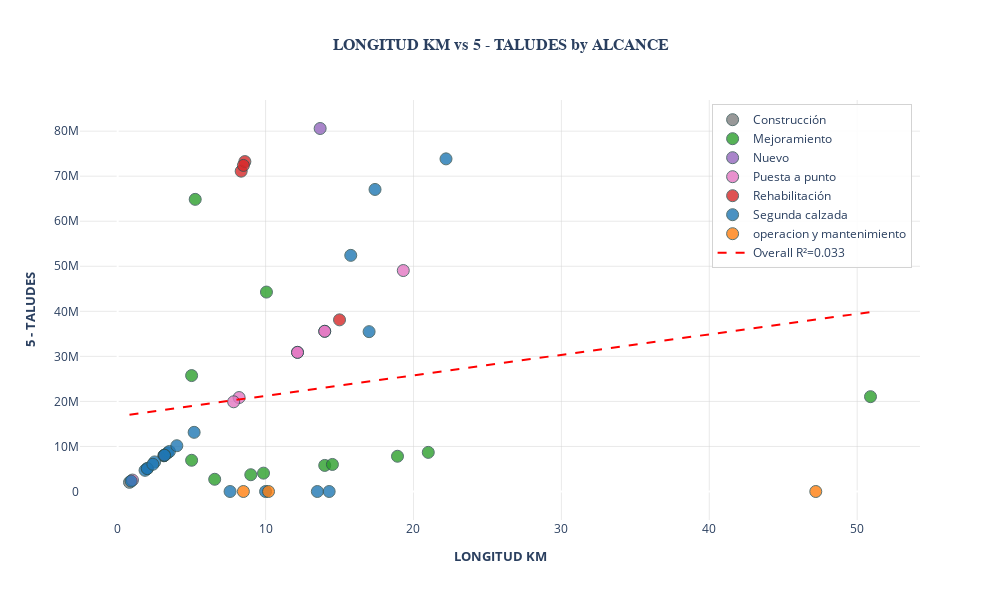

Here is the notebook cell this chart was saved with:
### Code cell
target = '5 - TALUDES'
df = df_vp[df_vp[target] > 0]
predictor = 'LONGITUD KM'
hue = 'ALCANCE'
ml_utils.create_scatter_plot_with_regression(df_vp, predictor, target, hue)

### Figure 1 — Plotly figure (JSON) as saved in the notebook; plotly's stock layout.template omitted (floating-point values rounded to 4 significant figures)
{"data": [{"customdata": ["<b>ALCANCE:</b> Construcción <br><b>Código:</b> 0654801<br><b>LONGITUD KM:</b> 0.80<br><b>5 - TALUDES:</b> $2,032,312"], "hovertemplate": "%{customdata}<extra></extra>", "marker": {"color": "#7f7f7f", "line": {"color": "DarkSlateGrey", "width": 1}, "opacity": 0.8, "size": 12}, "mode": "markers", "name": "Construcción ", "type": "scatter", "x": [0.8], "y": [2032000.0]}, {"customdata": ["<b>ALCANCE:</b> Mejoramiento<br><b>Código:</b> 0266702<br><b>LONGITUD KM:</b> 5.00<br><b>5 - TALUDES:</b> $25,736,595", "<b>ALCANCE:</b> Mejoramiento<br><b>Código:</b> 0321501<br><b>LONGITUD KM:</b> 50.90<br><b>5 - TALUDES:</b> $21,052,981", "<b>ALCANCE:</b> Mejoramiento<br><b>Código:</b> 0321501<br><b>LONGITUD KM:</b> 9.00<br><b>5 - TALUDES:</b> $3,722,531", "<b>ALCANCE:</b> Mejoramiento<br><b>Código:</b> 0321501<br><b>LONGITUD KM:</b> 21.00<br><b>5 - TALUDES:</b> $8,685,906", "<b>ALCANCE:</b> Mejoramiento<br><b>Código:</b> 0321501<br><b>LONGITUD KM:</b> 14.00<br><b>5 - TALUDES:</b> $5,790,604", "<b>ALCANCE:</b> Mejoramiento<br><b>Código:</b> 0321501<br><b>LONGITUD KM:</b> 6.56<br><b>5 - TALUDES:</b> $2,713,312", "<b>ALCANCE:</b> Mejoramiento<br><b>Código:</b> 0321501<br><b>LONGITUD KM:</b> 18.92<br><b>5 - TALUDES:</b> $7,825,588", "<b>ALCANCE:</b> Mejoramiento<br><b>Código:</b> 0321501<br><b>LONGITUD KM:</b> 14.52<br><b>5 - TALUDES:</b> $6,005,683", "<b>ALCANCE:</b> Mejoramiento<br><b>Código:</b> 0321501<br><b>LONGITUD KM:</b> 9.86<br><b>5 - TALUDES:</b> $4,078,240", "<b>ALCANCE:</b> Mejoramiento<br><b>Código:</b> 0427901<br><b>LONGITUD KM:</b> 5.00<br><b>5 - TALUDES:</b> $6,931,841", "<b>ALCANCE:</b> Mejoramiento<br><b>Código:</b> 0552903<br><b>LONGITUD KM:</b> 10.06<br><b>5 - TALUDES:</b> $44,276,648", "<b>ALCANCE:</b> Mejoramiento<br><b>Código:</b> 0581301<br><b>LONGITUD KM:</b> 5.24<br><b>5 - TALUDES:</b> $64,858,593"], "hovertemplate": "%{customdata}<extra></extra>", "marker": {"color": "#2ca02c", "line": {"color": "DarkSlateGrey", "width": 1}, "opacity": 0.8, "size": 12}, "mode": "markers", "name": "Mejoramiento", "type": "scatter", "x": [5.0, 50.9, 9.0, 21.0, 14.0, 6.56, 18.92, 14.52, 9.86, 5.0, 10.06, 5.243], "y": [25740000.0, 21050000.0, 3723000.0, 8686000.0, 5791000.0, 2713000.0, 7826000.0, 6006000.0, 4078000.0, 6932000.0, 44280000.0, 64860000.0]}, {"customdata": ["<b>ALCANCE:</b> Nuevo<br><b>Código:</b> 0004<br><b>LONGITUD KM:</b> 13.69<br><b>5 - TALUDES:</b> $80,589,967", "<b>ALCANCE:</b> Nuevo<br><b>Código:</b> 0654801<br><b>LONGITUD KM:</b> 3.12<br><b>5 - TALUDES:</b> $7,926,018"], "hovertemplate": "%{customdata}<extra></extra>", "marker": {"color": "#9467bd", "line": {"color": "DarkSlateGrey", "width": 1}, "opacity": 0.8, "size": 12}, "mode": "markers", "name": "Nuevo", "type": "scatter", "x": [13.69, 3.12], "y": [80590000.0, 7926000.0]}, {"customdata": ["<b>ALCANCE:</b> Puesta a punto<br><b>Código:</b> 0654801<br><b>LONGITUD KM:</b> 19.31<br><b>5 - TALUDES:</b> $49,054,938", "<b>ALCANCE:</b> Puesta a punto<br><b>Código:</b> 0654801<br><b>LONGITUD KM:</b> 8.21<br><b>5 - TALUDES:</b> $20,856,605", "<b>ALCANCE:</b> Puesta a punto<br><b>Código:</b> 0654801<br><b>LONGITUD KM:</b> 12.16<br><b>5 - TALUDES:</b> $30,891,147", "<b>ALCANCE:</b> Puesta a punto<br><b>Código:</b> 0654801<br><b>LONGITUD KM:</b> 12.16<br><b>5 - TALUDES:</b> $30,891,147", "<b>ALCANCE:</b> Puesta a punto<br><b>Código:</b> 0654801<br><b>LONGITUD KM:</b> 1.00<br><b>5 - TALUDES:</b> $2,540,390", "<b>ALCANCE:</b> Puesta a punto<br><b>Código:</b> 0654801<br><b>LONGITUD KM:</b> 14.00<br><b>5 - TALUDES:</b> $35,565,465", "<b>ALCANCE:</b> Puesta a punto<br><b>Código:</b> 0654801<br><b>LONGITUD KM:</b> 14.00<br><b>5 - TALUDES:</b> $35,565,465", "<b>ALCANCE:</b> Puesta a punto<br><b>Código:</b> 0654801<br><b>LONGITUD KM:</b> 7.84<br><b>5 - TALUDES:</b> $19,916,661"], "hovertemplate": "%{customdata}<extra></extra>", "marker": {"color": "#e377c2", "line": {"color": "DarkSlateGrey", "width": 1}, "opacity": 0.8, "size": 12}, "mode": "markers", "name": "Puesta a punto", "type": "scatter", "x": [19.31, 8.21, 12.16, 12.16, 1.0, 14.0, 14.0, 7.84], "y": [49050000.0, 20860000.0, 30890000.0, 30890000.0, 2540000.0, 35570000.0, 35570000.0, 19920000.0]}, {"customdata": ["<b>ALCANCE:</b> Rehabilitación<br><b>Código:</b> 0347801<br><b>LONGITUD KM:</b> 8.35<br><b>5 - TALUDES:</b> $71,114,032", "<b>ALCANCE:</b> Rehabilitación<br><b>Código:</b> 0347801<br><b>LONGITUD KM:</b> 8.60<br><b>5 - TALUDES:</b> $73,243,194", "<b>ALCANCE:</b> Rehabilitación<br><b>Código:</b> 0347801<br><b>LONGITUD KM:</b> 8.50<br><b>5 - TALUDES:</b> $72,391,529", "<b>ALCANCE:</b> Rehabilitación<br><b>Código:</b> 0654801<br><b>LONGITUD KM:</b> 15.00<br><b>5 - TALUDES:</b> $38,105,856", "<b>ALCANCE:</b> Rehabilitación<br><b>Código:</b> 0654801<br><b>LONGITUD KM:</b> 3.15<br><b>5 - TALUDES:</b> $8,002,230"], "hovertemplate": "%{customdata}<extra></extra>", "marker": {"color": "#d62728", "line": {"color": "DarkSlateGrey", "width": 1}, "opacity": 0.8, "size": 12}, "mode": "markers", "name": "Rehabilitación", "type": "scatter", "x": [8.35, 8.6, 8.5, 15.0, 3.15], "y": [71110000.0, 73240000.0, 72390000.0, 38110000.0, 8002000.0]}, {"customdata": ["<b>ALCANCE:</b> Segunda calzada<br><b>Código:</b> 0001<br><b>LONGITUD KM:</b> 17.40<br><b>5 - TALUDES:</b> $67,061,421", "<b>ALCANCE:</b> Segunda calzada<br><b>Código:</b> 0005<br><b>LONGITUD KM:</b> 10.00<br><b>5 - TALUDES:</b> $0", "<b>ALCANCE:</b> Segunda calzada<br><b>Código:</b> 0005<br><b>LONGITUD KM:</b> 14.30<br><b>5 - TALUDES:</b> $0", "<b>ALCANCE:</b> Segunda calzada<br><b>Código:</b> 0005<br><b>LONGITUD KM:</b> 13.50<br><b>5 - TALUDES:</b> $0", "<b>ALCANCE:</b> Segunda calzada<br><b>Código:</b> 0005<br><b>LONGITUD KM:</b> 7.60<br><b>5 - TALUDES:</b> $0", "<b>ALCANCE:</b> Segunda calzada<br><b>Código:</b> 0300604<br><b>LONGITUD KM:</b> 2.50<br><b>5 - TALUDES:</b> $6,567,226", "<b>ALCANCE:</b> Segunda calzada<br><b>Código:</b> 0300605<br><b>LONGITUD KM:</b> 17.00<br><b>5 - TALUDES:</b> $35,487,964", "<b>ALCANCE:</b> Segunda calzada<br><b>Código:</b> 0654801<br><b>LONGITUD KM:</b> 3.37<br><b>5 - TALUDES:</b> $8,561,116", "<b>ALCANCE:</b> Segunda calzada<br><b>Código:</b> 0654801<br><b>LONGITUD KM:</b> 3.50<br><b>5 - TALUDES:</b> $8,891,366", "<b>ALCANCE:</b> Segunda calzada<br><b>Código:</b> 0654801<br><b>LONGITUD KM:</b> 5.17<br><b>5 - TALUDES:</b> $13,133,818", "<b>ALCANCE:</b> Segunda calzada<br><b>Código:</b> 0654801<br><b>LONGITUD KM:</b> 0.91<br><b>5 - TALUDES:</b> $2,311,755", "<b>ALCANCE:</b> Segunda calzada<br><b>Código:</b> 0654801<br><b>LONGITUD KM:</b> 3.16<br><b>5 - TALUDES:</b> $8,027,634", "<b>ALCANCE:</b> Segunda calzada<br><b>Código:</b> 0654801<br><b>LONGITUD KM:</b> 4.00<br><b>5 - TALUDES:</b> $10,161,562", "<b>ALCANCE:</b> Segunda calzada<br><b>Código:</b> 0654801<br><b>LONGITUD KM:</b> 2.00<br><b>5 - TALUDES:</b> $5,080,781", "<b>ALCANCE:</b> Segunda calzada<br><b>Código:</b> 0654801<br><b>LONGITUD KM:</b> 1.85<br><b>5 - TALUDES:</b> $4,699,722", "<b>ALCANCE:</b> Segunda calzada<br><b>Código:</b> 0654801<br><b>LONGITUD KM:</b> 3.17<br><b>5 - TALUDES:</b> $8,053,038", "<b>ALCANCE:</b> Segunda calzada<br><b>Código:</b> 0654801<br><b>LONGITUD KM:</b> 2.00<br><b>5 - TALUDES:</b> $5,080,781", "<b>ALCANCE:</b> Segunda calzada<br><b>Código:</b> 0654801<br><b>LONGITUD KM:</b> 2.38<br><b>5 - TALUDES:</b> $6,046,129", "<b>ALCANCE:</b> Segunda calzada<br><b>Código:</b> 6935<br><b>LONGITUD KM:</b> 15.76<br><b>5 - TALUDES:</b> $52,424,393", "<b>ALCANCE:</b> Segunda calzada<br><b>Código:</b> 6935<br><b>LONGITUD KM:</b> 22.20<br><b>5 - TALUDES:</b> $73,846,543"], "hovertemplate": "%{customdata}<extra></extra>", "marker": {"color": "#1f77b4", "line": {"color": "DarkSlateGrey", "width": 1}, "opacity": 0.8, "size": 12}, "mode": "markers", "name": "Segunda calzada", "type": "scatter", "x": [17.4, 10.0, 14.3, 13.5, 7.6, 2.5, 17.0, 3.37, 3.5, 5.17, 0.91, 3.16, 4.0, 2.0, 1.85, 3.17, 2.0, 2.38, 15.76, 22.2], "y": [67060000.0, 0.0, 0.0, 0.0, 0.0, 6567000.0, 35490000.0, 8561000.0, 8891000.0, 13130000.0, 2312000.0, 8028000.0, 10160000.0, 5081000.0, 4700000.0, 8053000.0, 5081000.0, 6046000.0, 52420000.0, 73850000.0]}, {"customdata": ["<b>ALCANCE:</b> operacion y mantenimiento<br><b>Código:</b> 0005<br><b>LONGITUD KM:</b> 10.20<br><b>5 - TALUDES:</b> $0", "<b>ALCANCE:</b> operacion y mantenimiento<br><b>Código:</b> 0005<br><b>LONGITUD KM:</b> 8.50<br><b>5 - TALUDES:</b> $0", "<b>ALCANCE:</b> operacion y mantenimiento<br><b>Código:</b> 0005<br><b>LONGITUD KM:</b> 47.20<br><b>5 - TALUDES:</b> $0"], "hovertemplate": "%{customdata}<extra></extra>", "marker": {"color": "#ff7f0e", "line": {"color": "DarkSlateGrey", "width": 1}, "opacity": 0.8, "size": 12}, "mode": "markers", "name": "operacion y mantenimiento", "type": "scatter", "x": [10.2, 8.5, 47.2], "y": [0.0, 0.0, 0.0]}, {"hoverinfo": "skip", "line": {"color": "red", "dash": "dash", "width": 2}, "mode": "lines", "name": "Overall R²=0.033", "showlegend": true, "type": "scatter", "x": [0.8, 1.306, 1.812, 2.318, 2.824, 3.33, 3.836, 4.342, 4.848, 5.355, 5.861, 6.367, 6.873, 7.379, 7.885, 8.391, 8.897, 9.403, 9.909, 10.42, 10.92, 11.43, 11.93, 12.44, 12.95, 13.45, 13.96, 14.46, 14.97, 15.48, 15.98, 16.49, 16.99, 17.5, 18.01, 18.51, 19.02, 19.52, 20.03, 20.54, 21.04, 21.55, 22.05, 22.56, 23.07, 23.57, 24.08, 24.58, 25.09, 25.6, 26.1, 26.61, 27.12, 27.62, 28.13, 28.63, 29.14, 29.65, 30.15, 30.66, 31.16, 31.67, 32.18, 32.68, 33.19, 33.69, 34.2, 34.71, 35.21, 35.72, 36.22, 36.73, 37.24, 37.74, 38.25, 38.75, 39.26, 39.77, 40.27, 40.78, 41.28, 41.79, 42.3, 42.8, 43.31, 43.82, 44.32, 44.83, 45.33, 45.84, 46.35, 46.85, 47.36, 47.86, 48.37, 48.88, 49.38, 49.89, 50.39, 50.9], "y": [17050000.0, 17280000.0, 17510000.0, 17740000.0, 17970000.0, 18210000.0, 18440000.0, 18670000.0, 18900000.0, 19130000.0, 19360000.0, 19590000.0, 19820000.0, 20050000.0, 20280000.0, 20510000.0, 20740000.0, 20970000.0, 21200000.0, 21430000.0, 21660000.0, 21890000.0, 22120000.0, 22350000.0, 22580000.0, 22810000.0, 23040000.0, 23270000.0, 23500000.0, 23730000.0, 23960000.0, 24190000.0, 24420000.0, 24650000.0, 24880000.0, 25110000.0, 25340000.0, 25570000.0, 25800000.0, 26030000.0, 26260000.0, 26490000.0, 26720000.0, 26950000.0, 27190000.0, 27420000.0, 27650000.0, 27880000.0, 28110000.0, 28340000.0, 28570000.0, 28800000.0, 29030000.0, 29260000.0, 29490000.0, 29720000.0, 29950000.0, 30180000.0, 30410000.0, 30640000.0, 30870000.0, 31100000.0, 31330000.0, 31560000.0, 31790000.0, 32020000.0, 32250000.0, 32480000.0, 32710000.0, 32940000.0, 33170000.0, 33400000.0, 33630000.0, 33860000.0, 34090000.0, 34320000.0, 34550000.0, 34780000.0, 35010000.0, 35240000.0, 35470000.0, 35700000.0, 35930000.0, 36170000.0, 36400000.0, 36630000.0, 36860000.0, 37090000.0, 37320000.0, 37550000.0, 37780000.0, 38010000.0, 38240000.0, 38470000.0, 38700000.0, 38930000.0, 39160000.0, 39390000.0, 39620000.0, 39850000.0]}], "layout": {"height": 600, "hovermode": "closest", "legend": {"bgcolor": "rgba(255, 255, 255, 0.9)", "bordercolor": "lightgray", "borderwidth": 1, "orientation": "v", "x": 0.99, "xanchor": "right", "y": 0.99, "yanchor": "top"}, "paper_bgcolor": "white", "plot_bgcolor": "white", "title": {"font": {"family": "Arial", "size": 16}, "text": "<b>LONGITUD KM vs 5 - TALUDES by ALCANCE</b>", "x": 0.5, "xanchor": "center"}, "width": 1000, "xaxis": {"gridcolor": "lightgray", "gridwidth": 0.5, "showgrid": true, "title": {"font": {"size": 13}, "text": "<b>LONGITUD KM</b>"}}, "yaxis": {"gridcolor": "lightgray", "gridwidth": 0.5, "showgrid": true, "title": {"font": {"size": 13}, "text": "<b>5 - TALUDES</b>"}}}}
